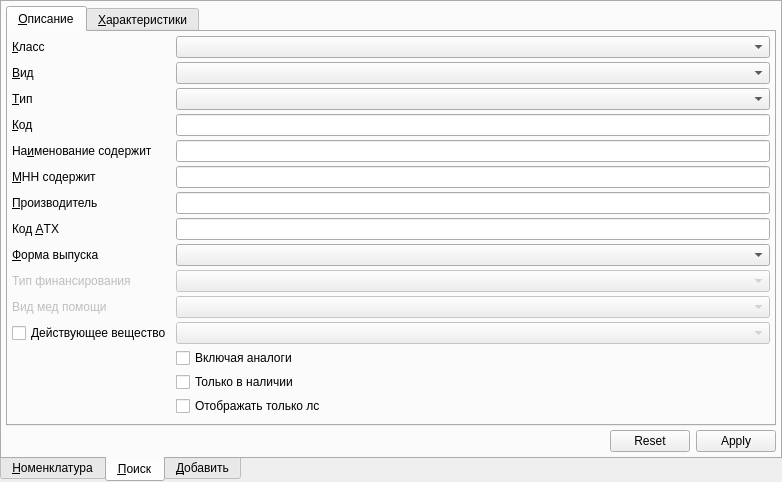
<?xml version="1.0" encoding="UTF-8"?>
<ui version="4.0">
 <class>NomenclatureComboBoxPopup</class>
 <widget class="QWidget" name="NomenclatureComboBoxPopup">
  <property name="geometry">
   <rect>
    <x>0</x>
    <y>0</y>
    <width>782</width>
    <height>468</height>
   </rect>
  </property>
  <property name="windowTitle">
   <string>Form</string>
  </property>
  <layout class="QGridLayout" name="gridLayout">
   <property name="margin">
    <number>0</number>
   </property>
   <item row="0" column="0">
    <widget class="QTabWidget" name="tabWidget">
     <property name="tabPosition">
      <enum>QTabWidget::South</enum>
     </property>
     <property name="tabShape">
      <enum>QTabWidget::Rounded</enum>
     </property>
     <property name="currentIndex">
      <number>1</number>
     </property>
     <property name="documentMode">
      <bool>false</bool>
     </property>
     <widget class="QWidget" name="tabNomenclature">
      <attribute name="title">
       <string>&amp;Номенклатура</string>
      </attribute>
      <layout class="QGridLayout" name="gridLayout_4">
       <property name="margin">
        <number>4</number>
       </property>
       <property name="spacing">
        <number>4</number>
       </property>
       <item row="0" column="3">
        <widget class="QLineEdit" name="edtMnnLatinFilter"/>
       </item>
       <item row="1" column="0" colspan="4">
        <widget class="CSortFilterProxyTableView" name="tblNomenclature"/>
       </item>
       <item row="0" column="1">
        <widget class="QLineEdit" name="edtNameFilter"/>
       </item>
       <item row="0" column="0">
        <widget class="QLabel" name="lblFindName">
         <property name="text">
          <string>Наименование</string>
         </property>
        </widget>
       </item>
       <item row="0" column="2">
        <widget class="QLabel" name="lblFindMnnLatin">
         <property name="text">
          <string>МНН на латыни</string>
         </property>
        </widget>
       </item>
      </layout>
     </widget>
     <widget class="QWidget" name="tabSearch">
      <attribute name="title">
       <string>&amp;Поиск</string>
      </attribute>
      <layout class="QGridLayout" name="gridLayout_3">
       <property name="margin">
        <number>4</number>
       </property>
       <property name="spacing">
        <number>4</number>
       </property>
       <item row="0" column="0" colspan="2">
        <widget class="QTabWidget" name="tabSearchAttributes">
         <property name="tabPosition">
          <enum>QTabWidget::North</enum>
         </property>
         <property name="currentIndex">
          <number>0</number>
         </property>
         <widget class="QWidget" name="tabMainCharacters">
          <attribute name="title">
           <string>&amp;Описание</string>
          </attribute>
          <layout class="QGridLayout" name="gridLayout_2">
           <property name="margin">
            <number>4</number>
           </property>
           <property name="spacing">
            <number>4</number>
           </property>
           <item row="12" column="1">
            <widget class="QCheckBox" name="chkIncludeAnalogies">
             <property name="text">
              <string>Включая аналоги</string>
             </property>
            </widget>
           </item>
           <item row="8" column="0">
            <widget class="QLabel" name="lblLfForm">
             <property name="text">
              <string>&amp;Форма выпуска</string>
             </property>
             <property name="buddy">
              <cstring>cmbLfForm</cstring>
             </property>
            </widget>
           </item>
           <item row="7" column="1">
            <widget class="QLineEdit" name="edtATC"/>
           </item>
           <item row="8" column="1">
            <widget class="CRBComboBox" name="cmbLfForm"/>
           </item>
           <item row="15" column="0">
            <spacer name="verticalSpacer">
             <property name="orientation">
              <enum>Qt::Vertical</enum>
             </property>
             <property name="sizeHint" stdset="0">
              <size>
               <width>17</width>
               <height>103</height>
              </size>
             </property>
            </spacer>
           </item>
           <item row="9" column="1">
            <widget class="CRBComboBox" name="cmbFinance">
             <property name="enabled">
              <bool>false</bool>
             </property>
            </widget>
           </item>
           <item row="7" column="0">
            <widget class="QLabel" name="lblATC">
             <property name="text">
              <string>Код &amp;АТХ</string>
             </property>
             <property name="buddy">
              <cstring>edtATC</cstring>
             </property>
            </widget>
           </item>
           <item row="0" column="0">
            <widget class="QLabel" name="lblClass">
             <property name="text">
              <string>&amp;Класс</string>
             </property>
             <property name="buddy">
              <cstring>cmbClass</cstring>
             </property>
            </widget>
           </item>
           <item row="2" column="1">
            <widget class="CRBComboBox" name="cmbType"/>
           </item>
           <item row="6" column="1">
            <widget class="QLineEdit" name="edtProducer"/>
           </item>
           <item row="5" column="1">
            <widget class="QLineEdit" name="edtMnnFilter"/>
           </item>
           <item row="13" column="1">
            <widget class="QCheckBox" name="chkOnlyExists">
             <property name="text">
              <string>Только в наличии</string>
             </property>
            </widget>
           </item>
           <item row="1" column="0">
            <widget class="QLabel" name="lblKind">
             <property name="text">
              <string>&amp;Вид</string>
             </property>
             <property name="buddy">
              <cstring>cmbKind</cstring>
             </property>
            </widget>
           </item>
           <item row="2" column="0">
            <widget class="QLabel" name="lblType">
             <property name="text">
              <string>&amp;Тип</string>
             </property>
             <property name="buddy">
              <cstring>cmbType</cstring>
             </property>
            </widget>
           </item>
           <item row="3" column="1">
            <widget class="QLineEdit" name="edtCode"/>
           </item>
           <item row="0" column="1">
            <widget class="CRBComboBox" name="cmbClass"/>
           </item>
           <item row="6" column="0">
            <widget class="QLabel" name="lblProducer">
             <property name="text">
              <string>&amp;Производитель</string>
             </property>
             <property name="buddy">
              <cstring>edtProducer</cstring>
             </property>
            </widget>
           </item>
           <item row="4" column="0">
            <widget class="QLabel" name="lblName">
             <property name="text">
              <string>На&amp;именование cодержит</string>
             </property>
             <property name="buddy">
              <cstring>edtName</cstring>
             </property>
            </widget>
           </item>
           <item row="4" column="1">
            <widget class="QLineEdit" name="edtName"/>
           </item>
           <item row="9" column="0">
            <widget class="QLabel" name="lblFinance">
             <property name="enabled">
              <bool>false</bool>
             </property>
             <property name="text">
              <string>Тип финансирования</string>
             </property>
             <property name="buddy">
              <cstring>cmbFinance</cstring>
             </property>
            </widget>
           </item>
           <item row="5" column="0">
            <widget class="QLabel" name="lblMnnFilter">
             <property name="text">
              <string>&amp;МНН содержит</string>
             </property>
             <property name="buddy">
              <cstring>edtMnnFilter</cstring>
             </property>
            </widget>
           </item>
           <item row="10" column="1">
            <widget class="CRBComboBox" name="cmbMedicalAidKind">
             <property name="enabled">
              <bool>false</bool>
             </property>
            </widget>
           </item>
           <item row="10" column="0">
            <widget class="QLabel" name="lblMedicalAidKind">
             <property name="enabled">
              <bool>false</bool>
             </property>
             <property name="text">
              <string>Вид мед помощи</string>
             </property>
             <property name="buddy">
              <cstring>cmbMedicalAidKind</cstring>
             </property>
            </widget>
           </item>
           <item row="1" column="1">
            <widget class="CRBComboBox" name="cmbKind"/>
           </item>
           <item row="3" column="0">
            <widget class="QLabel" name="lblCode">
             <property name="text">
              <string>&amp;Код</string>
             </property>
             <property name="buddy">
              <cstring>edtCode</cstring>
             </property>
            </widget>
           </item>
           <item row="11" column="0">
            <widget class="QCheckBox" name="chkActiveSubstance">
             <property name="text">
              <string>Действующее вещество</string>
             </property>
            </widget>
           </item>
           <item row="11" column="1">
            <widget class="CActiveSubstanceComboBox" name="cmbActiveSubstance">
             <property name="enabled">
              <bool>false</bool>
             </property>
            </widget>
           </item>
           <item row="14" column="1">
            <widget class="QCheckBox" name="chkOnlyLs">
             <property name="enabled">
              <bool>true</bool>
             </property>
             <property name="text">
              <string>Отображать только лс</string>
             </property>
            </widget>
           </item>
          </layout>
         </widget>
         <widget class="QWidget" name="tabFeatures">
          <attribute name="title">
           <string>&amp;Характеристики</string>
          </attribute>
          <layout class="QVBoxLayout" name="verticalLayout">
           <property name="spacing">
            <number>4</number>
           </property>
           <property name="margin">
            <number>4</number>
           </property>
           <item>
            <widget class="CInDocTableView" name="tblFeatures"/>
           </item>
          </layout>
         </widget>
        </widget>
       </item>
       <item row="1" column="0">
        <spacer name="horizontalSpacer">
         <property name="orientation">
          <enum>Qt::Horizontal</enum>
         </property>
         <property name="sizeHint" stdset="0">
          <size>
           <width>253</width>
           <height>20</height>
          </size>
         </property>
        </spacer>
       </item>
       <item row="1" column="1">
        <widget class="QDialogButtonBox" name="buttonBox">
         <property name="sizePolicy">
          <sizepolicy hsizetype="Maximum" vsizetype="Fixed">
           <horstretch>0</horstretch>
           <verstretch>0</verstretch>
          </sizepolicy>
         </property>
         <property name="standardButtons">
          <set>QDialogButtonBox::Apply|QDialogButtonBox::Reset</set>
         </property>
        </widget>
       </item>
      </layout>
     </widget>
     <widget class="QWidget" name="tabAdd">
      <attribute name="title">
       <string>&amp;Добавить</string>
      </attribute>
     </widget>
    </widget>
   </item>
  </layout>
 </widget>
 <customwidgets>
  <customwidget>
   <class>CRBComboBox</class>
   <extends>QComboBox</extends>
   <header>library/crbcombobox.h</header>
  </customwidget>
  <customwidget>
   <class>CInDocTableView</class>
   <extends>QTableView</extends>
   <header>library/InDocTable.h</header>
  </customwidget>
  <customwidget>
   <class>CActiveSubstanceComboBox</class>
   <extends>QComboBox</extends>
   <header>RefBooks/NomenclatureActiveSubstance/ActiveSubstanceComboBox.h</header>
  </customwidget>
  <customwidget>
   <class>CSortFilterProxyTableView</class>
   <extends>QTableView</extends>
   <header>library/SortFilterProxyTableView.h</header>
  </customwidget>
 </customwidgets>
 <tabstops>
  <tabstop>tabWidget</tabstop>
  <tabstop>edtNameFilter</tabstop>
  <tabstop>edtMnnLatinFilter</tabstop>
  <tabstop>tblNomenclature</tabstop>
  <tabstop>tabSearchAttributes</tabstop>
  <tabstop>cmbClass</tabstop>
  <tabstop>cmbKind</tabstop>
  <tabstop>cmbType</tabstop>
  <tabstop>edtCode</tabstop>
  <tabstop>edtName</tabstop>
  <tabstop>edtMnnFilter</tabstop>
  <tabstop>edtProducer</tabstop>
  <tabstop>edtATC</tabstop>
  <tabstop>cmbLfForm</tabstop>
  <tabstop>cmbFinance</tabstop>
  <tabstop>cmbMedicalAidKind</tabstop>
  <tabstop>chkActiveSubstance</tabstop>
  <tabstop>cmbActiveSubstance</tabstop>
  <tabstop>chkIncludeAnalogies</tabstop>
  <tabstop>chkOnlyExists</tabstop>
  <tabstop>tblFeatures</tabstop>
  <tabstop>buttonBox</tabstop>
 </tabstops>
 <resources/>
 <connections>
  <connection>
   <sender>chkActiveSubstance</sender>
   <signal>toggled(bool)</signal>
   <receiver>cmbActiveSubstance</receiver>
   <slot>setEnabled(bool)</slot>
   <hints>
    <hint type="sourcelabel">
     <x>131</x>
     <y>311</y>
    </hint>
    <hint type="destinationlabel">
     <x>233</x>
     <y>320</y>
    </hint>
   </hints>
  </connection>
 </connections>
</ui>
